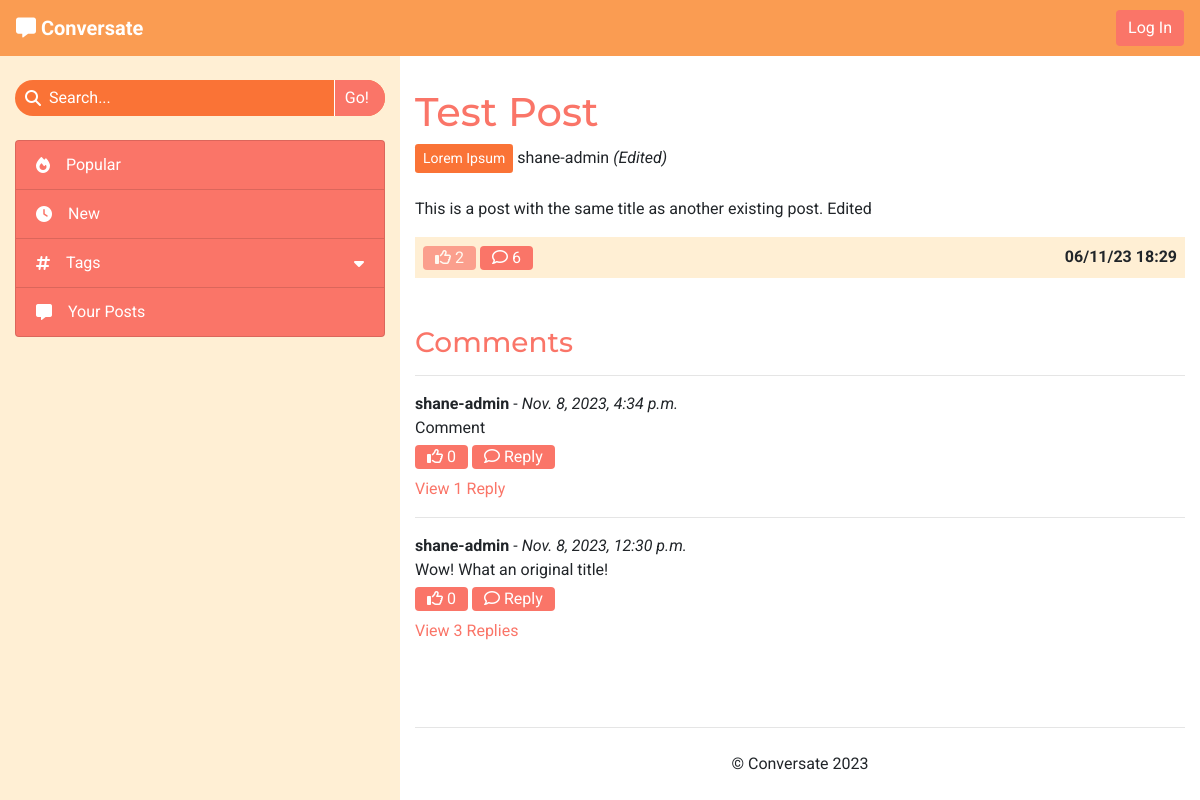
Page /tests-sTzSXNts-test-post/ on the earlier database version.
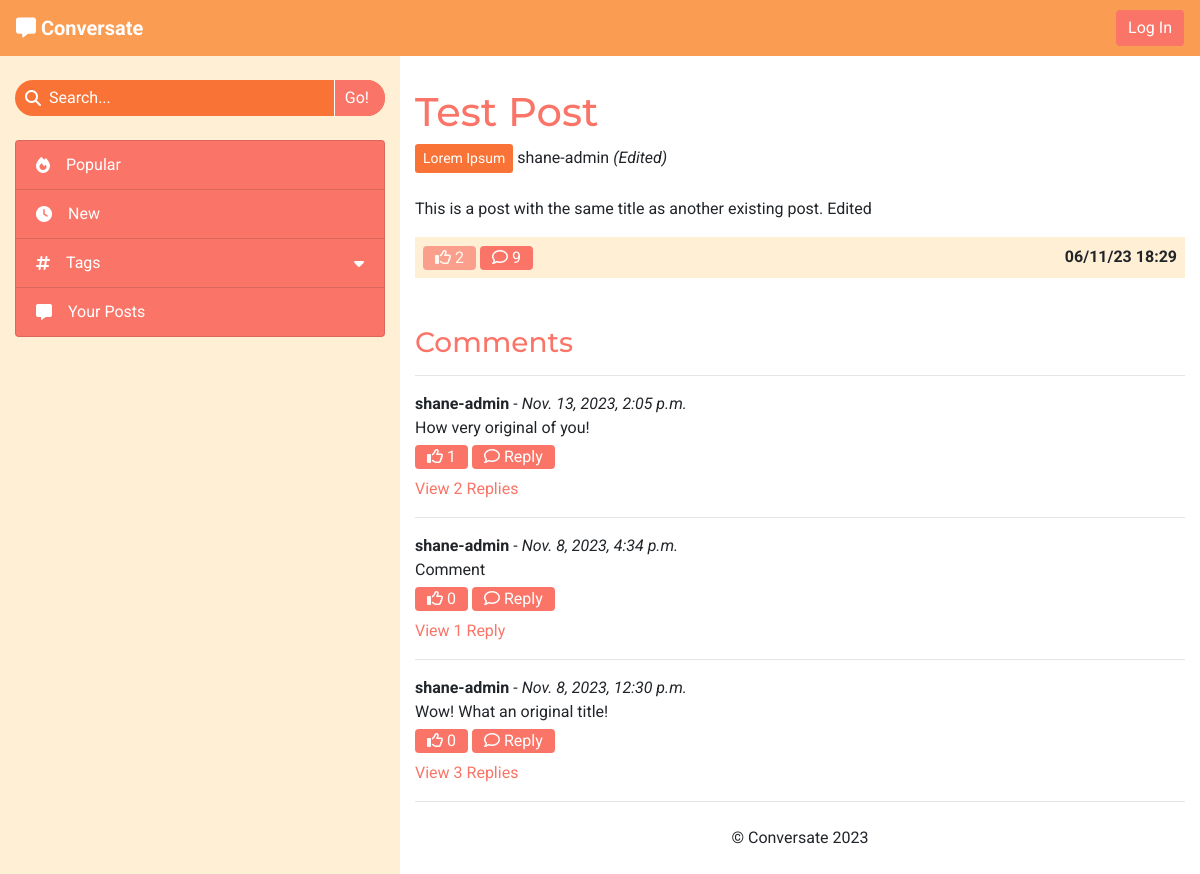
Same page on the later database version.
### forum/models.py (models this page shows, shortened)
class Post(models.Model):
    title = models.CharField(max_length=200)
    slug = models.SlugField(max_length=200, unique=True)
    tag = models.ForeignKey(Tag, on_delete=models.CASCADE, related_name='tagged_posts')
    posted_by = models.ForeignKey(User, on_delete=models.CASCADE, related_name='added_posts')
    posted_on = models.DateTimeField(auto_now_add=True)
    content = models.TextField()
    edited = models.BooleanField(default=False)
    likes = models.ManyToManyField(User, related_name='post_likes', blank=True)
    approved = models.BooleanField(default=False)
    class Meta:
        ordering = ['-posted_on']
    def number_of_likes(self):
        return self.likes.count()
    def number_of_comments(self):
        return self.comments.count()

class Tag(models.Model):
    name = models.CharField(max_length=30, unique=True)
    def __str__(self):
        return self.name

class Comment(models.Model):
    post = models.ForeignKey(Post, on_delete=models.CASCADE, related_name='comments')
    content = models.TextField()
    posted_by = models.ForeignKey(User, on_delete=models.CASCADE, related_name='added_comments')
    posted_on = models.DateTimeField(auto_now_add=True)
    reply_to = models.ForeignKey('self', on_delete=models.CASCADE, related_name='replies', blank=True, null=True)
    edited = models.BooleanField(default=False)
    likes = models.ManyToManyField(User, related_name="comment_likes", blank=True)
    approved = models.BooleanField(default=False)
    class Meta:
        ordering = ['-posted_on']
    def number_of_likes(self):
        return self.likes.count()
    def number_of_replies(self):
        return self.replies.count()

### forum/views.py (the view)
# urls.py: path('<slug:slug>/', views.ViewPost.as_view(), name='view_post'),
class ViewPost(View):
    def get(self, request, slug, *args, **kwargs):
        post = get_object_or_404(Post, slug=slug)
        comments = post.comments.order_by('-posted_on')
        liked = post.likes.filter(id=request.user.id).exists()
        context = {
            'post': post,
            'comments': comments,
            'liked': liked
        }
        return render(
            request,
            'post_details.html',
            context
        )

### templates/post_details.html (shortened to what this page needs)
{% extends "base.html" %}
{% load static %}
{% block content %}
    <h1>{{ post.title }}</h1>
    <a class="btn btn-sm tag" href="#">{{ post.tag }}</a>
    <span>{{ post.posted_by }}
        {% if post.edited %}
            <em>(Edited)</em>
        {% endif %}
    </span>
    <br><br>
    <p id="post-content">{{ post.content }}</p>
    <div id="post-footer" class="d-flex justify-content-between">
        <div class="post-footer-buttons">
            {% if user.is_authenticated %}
            <form class="d-inline" method="POST" action="{% url 'like_post' post.slug %}">
                {% csrf_token %}
                {% if liked %}
                    <button type="submit" class="btn py-0" aria-label="Unlike this post">
                        <i class="fa-solid fa-thumbs-up"></i>
                {% else %}
                    <button type="submit" class="btn py-0" aria-label="Like this post">
                        <i class="fa-regular fa-thumbs-up"></i>
                {% endif %}
                    {{ post.number_of_likes }}
                </button>
            </form>
            {% else %}
                <span class="btn disabled py-0" aria-disabled="true">
                    <i class="fa-regular fa-thumbs-up"></i>
                    {{ post.number_of_likes }}
                </span>
            {% endif %}
            {% if user.is_authenticated %}
                <a class="btn py-0" href="#post-comment" aria-label="Post a comment">
            {% else %}
                <a class="btn py-0" href="#comments" aria-label="View the post's comments">
            {% endif %}
                <i class="fa-regular fa-comment"></i>
                {{ post.number_of_comments }}
            </a>
        </div>
        <div class="center-to-container">
            <strong>{{ post.posted_on|date:"d/m/y G:i" }}</strong>
        </div>
    </div>
    <br>
    <br>
    <div id="comments">
        {% if comments %}
            <h3>Comments</h3>
            <hr>
            {% for comment in comments %}
                {% if comment.reply_to %}
                <div id="comment-{{ comment.id }}" data-timestamp="{{ comment.posted_on.timestamp }}"
                    data-reply-to="{{ comment.reply_to.id }}" class="comment reply ml-3 ml-sm-4 ml-lg-5 py-2 d-none">
                {% else %}
                <div id="comment-{{ comment.id }}" class="comment">
                {% endif %}
                    <div class="comment-header">
                        <strong>{{ comment.posted_by }}</strong> -
                        <em>{{ comment.posted_on }}
                        </em>
                    </div>
                    <div class="comment-body">
                        <p class="mb-1 comment-text">{{ comment.content }}</p>
                        <form method="POST" class="d-inline" action="{% url 'like_comment' comment.id %}">
                            {% if user in comment.likes.all %}
                            <button type="submit" class="btn btn-small py-0">
                                <i class="fa-solid fa-thumbs-up"></i>
                            {% else %}
                            <button type="submit" class="btn btn-small py-0">
                                <i class="fa-regular fa-thumbs-up"></i>
                            {% endif %}
                                {{ comment.number_of_likes }}
                            </button>
                        </form>
                        <button class="btn btn-small py-0" type="button" data-toggle="collapse"
                            data-target="#reply-toggle-{{ comment.id }}" aria-expanded="false" aria-controls="reply-toggle-{{ comment.id }}">
                            <i class="fa-regular fa-comment"></i>
                            Reply
                        </button>
                    </div>
                    {% if comment.number_of_replies %}
                        <a href="#reply-section-{{ comment.id }}" class="reply-toggle d-inline-block mt-2" type="button"
                            data-toggle="collapse" aria-expanded="false" data-control="reply-section-{{ comment.id }}">
                            {% if comment.number_of_replies == 1 %}
                                View 1 Reply
                            {% else %}
                                View {{ comment.number_of_replies }} Replies
                            {% endif %}
                        </a>
                    {% endif %}
                </div>
                {% if not comment.reply_to %}
                    {% if not forloop.last %}
                        <hr>
                    {% endif %}
                {% endif %}
            {% endfor %}
        {% endif %}
    </div>
{% endblock %}

### templates/base.html (shortened to what this page needs)
{% load static %}
<!DOCTYPE html>
<html lang="en">
<head>
    <link rel="stylesheet" href="https://cdn.jsdelivr.net/npm/bootstrap@4.6.2/dist/css/bootstrap.min.css"
>
    <link rel="stylesheet" href="{% static 'css/style.css' %}" type="text/css">
</head>
<body id="main-page">
    <nav class="navbar navbar-expand-sm navbar-dark">
        <div>
            <a class="navbar-brand" href="{% url 'home' %}" aria-label="Go to the home page">
                <i class="fa-solid fa-message"></i>
                <strong>Conversate</strong>
            </a>
        </div>
            <ul class="nav justify-content-end">
                {% if user.is_authenticated %}
                    <li class="nav mr-2 mr-lg-4">
                        <a class="nav-icon" href="{% url 'new_post' %}" data-toggle="tooltip"
                            data-placement="bottom" title="New Post" aria-label="Create a new post">
                            <i class="fa-solid fa-plus"></i>
                        </a>
                    </li>
                    <li class="nav dropdown">
                        <span class="text-light d-none d-md-inline" data-toggle="dropdown" role="button"
                            aria-expanded="false" aria-label="User Information">
                            <strong class="align-middle">{{ user.username }}
                                <i class="fa-solid fa-caret-down"></i>
                            </strong>
                        </span>
                        <span class="d-md-none nav-icon align-middle" data-toggle="dropdown" role="button"
                            aria-expanded="false" aria-label="User Information">
                            <strong>{{ user.username|make_list|first|upper }}</strong>
                        </span>
                        <div class="dropdown-menu dropdown-menu-right">
                            <a class="dropdown-item" href="#" aria-label="View and edit your account settings">Account Settings</a>
                            <div class="dropdown-divider"></div>
                            <a id="nav-logout" class="dropdown-item clickable" data-toggle="modal"
                                data-target="#modal-logout" aria-label="Log out of your account">Log out</a>
                        </div>
                    </li>
                {% else %}
                    <li class="nav">
                        <a href="{% url 'account_login' %}" class="btn">Log In</a>
                    </li>
                {% endif %}
            </ul>
    </nav>
    <div>
        <div class="container-fluid">
            <div class="row">
                <nav class="d-none d-md-block col-4">
                    <div class="search-bar my-4">
                        <div class="center-to-container">
                            <i class="fa-solid fa-magnifying-glass"></i>
                        </div>
                        <input type="text" placeholder="Search...">
                        <button>Go!</button>
                    </div>
                    <div class="list-group side-nav">
                        <a class="list-group-item list-group-item-action clickable">
                            <i class="fa-solid fa-fire mr-lg-3 center-to-container"></i>Popular
                        </a>
                        <a class="list-group-item list-group-item-action clickable">
                            <i class="fa-solid fa-clock mr-lg-3 center-to-container"></i>New
                        </a>
                        <a id="tag-collapse" class="list-group-item list-group-item-action clickable" data-toggle="collapse"
                            href="#side-nav-tags" role="button" aria-expanded="false" aria-controls="side-nav-tags">
                            <i class="fa-solid fa-hashtag mr-lg-3 center-to-container"></i>
                            <div>Tags</div>
                            <i class="fa-solid fa-caret-down center-to-container"></i>
                        </a>
                        <a class="list-group-item list-group-item-action clickable">
                            <i class="fa-solid fa-message mr-lg-3 center-to-container"></i>Your Posts
                        </a>
                    </div>
                </nav>
                <div id="main-content" class="col col-md-8">
                    <section>
                        {% block content %}
                        {% endblock content %}
                    </section>
                    <footer>
                        <hr>
                        <p class="text-center my-4">&copy; Conversate 2023</p>
                    </footer>
                </div>
            </div>
        </div>
    </div>
</body>
</html>

### static/css/style.css (style rules this page uses)
* { font-family: 'Roboto', sans-serif; }
h1, h2, h3 { font-family: 'Montserrat', sans-serif; }
.clickable { cursor: pointer; }
a, h1, h2, h3 { color: #FA7568; }
.btn { background-color: #FA7568; border: none; color: white; }
.center-to-container { display: flex; align-items: center; justify-content: center; }
.navbar { background-color: #FA9C52; display: grid; grid-template-columns: 1fr 1fr; grid-template-rows: 1fr; }
.side-nav>a { display: grid; grid-template-columns: auto 1fr auto; grid-template-rows: 1fr; color: white; background-color: #FA7568; }
.search-bar { border-radius: 32px; width: 100%; background-color: #FA7336; color: white; display: grid; grid-template-columns: auto 1fr auto; grid-template-rows: 1fr; overflow: hidden; }
.search-bar i { padding-left: 10px; }
.search-bar>input { margin-left: 8px; padding: 6px 0; border: none; outline: none; display: inline-block; min-width: 0; background-color: inherit; color: white; }
.search-bar>input::placeholder { color: white; }
.search-bar button { background-color: #FA7568; border: none; border-left: 1px solid white; padding: 4px 16px 4px 10px; color: white; }
#tag-collapse { border-bottom: none; }
#main-page { background-color: #FFEFD4; }
#main-content { background-color: white; padding-top: 32px; height: calc(100vh - 56px); overflow-y: auto; display: grid; grid-template-columns: 1fr; grid-template-rows: 1fr auto; }
.tag { background-color: #FA7336; color: white; }
#post-footer { background-color: #FFEFD4; padding: 8px; }

Differences in the rows shown:
computed for Post "Test Post": number_of_comments "6" → "9"
added Comment: posted_by "shane-admin", posted_on "Nov. 13, 2023, 2:05 p.m.", content "How very original of you!", number_of_likes "1", number_of_replies "2"
